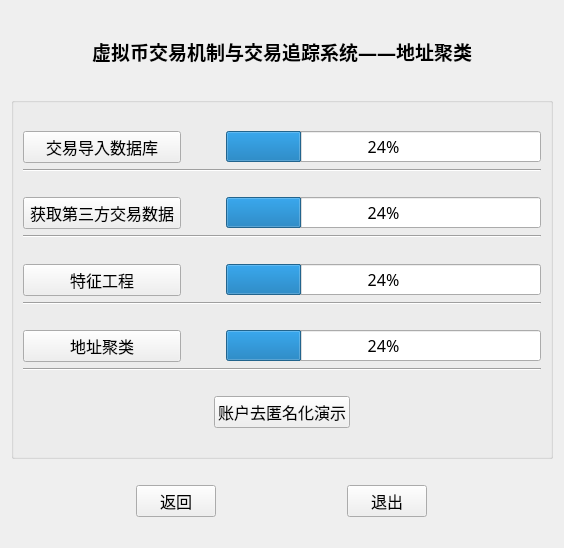
<?xml version="1.0" encoding="UTF-8"?>
<ui version="4.0">
 <class>Form</class>
 <widget class="QWidget" name="Form">
  <property name="geometry">
   <rect>
    <x>0</x>
    <y>0</y>
    <width>564</width>
    <height>548</height>
   </rect>
  </property>
  <property name="font">
   <font>
    <family>Agency FB</family>
    <pointsize>12</pointsize>
   </font>
  </property>
  <property name="windowTitle">
   <string>Form</string>
  </property>
  <layout class="QVBoxLayout" name="verticalLayout_7" stretch="4,18,1,2,1">
   <item>
    <layout class="QHBoxLayout" name="horizontalLayout_6">
     <item>
      <widget class="QLabel" name="label">
       <property name="font">
        <font>
         <family>Agency FB</family>
         <pointsize>14</pointsize>
         <weight>75</weight>
         <bold>true</bold>
        </font>
       </property>
       <property name="text">
        <string>虚拟币交易机制与交易追踪系统——地址聚类</string>
       </property>
       <property name="alignment">
        <set>Qt::AlignCenter</set>
       </property>
      </widget>
     </item>
    </layout>
   </item>
   <item>
    <widget class="QGroupBox" name="groupBox">
     <property name="title">
      <string/>
     </property>
     <layout class="QVBoxLayout" name="verticalLayout_6">
      <item>
       <layout class="QVBoxLayout" name="verticalLayout_5" stretch="0,2,0,2,0,2,0,2,0,1,0">
        <item>
         <spacer name="verticalSpacer_5">
          <property name="orientation">
           <enum>Qt::Vertical</enum>
          </property>
          <property name="sizeHint" stdset="0">
           <size>
            <width>20</width>
            <height>40</height>
           </size>
          </property>
         </spacer>
        </item>
        <item>
         <layout class="QVBoxLayout" name="verticalLayout">
          <item>
           <layout class="QHBoxLayout" name="horizontalLayout" stretch="4,1,8">
            <item>
             <widget class="QPushButton" name="pushButton">
              <property name="text">
               <string>交易导入数据库</string>
              </property>
             </widget>
            </item>
            <item>
             <spacer name="horizontalSpacer">
              <property name="orientation">
               <enum>Qt::Horizontal</enum>
              </property>
              <property name="sizeHint" stdset="0">
               <size>
                <width>40</width>
                <height>20</height>
               </size>
              </property>
             </spacer>
            </item>
            <item>
             <widget class="QProgressBar" name="progressBar">
              <property name="value">
               <number>24</number>
              </property>
             </widget>
            </item>
           </layout>
          </item>
          <item>
           <spacer name="verticalSpacer_6">
            <property name="orientation">
             <enum>Qt::Vertical</enum>
            </property>
            <property name="sizeHint" stdset="0">
             <size>
              <width>20</width>
              <height>40</height>
             </size>
            </property>
           </spacer>
          </item>
          <item>
           <widget class="Line" name="line">
            <property name="orientation">
             <enum>Qt::Horizontal</enum>
            </property>
           </widget>
          </item>
         </layout>
        </item>
        <item>
         <spacer name="verticalSpacer">
          <property name="orientation">
           <enum>Qt::Vertical</enum>
          </property>
          <property name="sizeHint" stdset="0">
           <size>
            <width>20</width>
            <height>40</height>
           </size>
          </property>
         </spacer>
        </item>
        <item>
         <layout class="QVBoxLayout" name="verticalLayout_2" stretch="0,0,0,0">
          <item>
           <layout class="QHBoxLayout" name="horizontalLayout_2" stretch="4,1,8">
            <item>
             <widget class="QPushButton" name="pushButton_2">
              <property name="text">
               <string>获取第三方交易数据</string>
              </property>
             </widget>
            </item>
            <item>
             <spacer name="horizontalSpacer_2">
              <property name="orientation">
               <enum>Qt::Horizontal</enum>
              </property>
              <property name="sizeHint" stdset="0">
               <size>
                <width>40</width>
                <height>20</height>
               </size>
              </property>
             </spacer>
            </item>
            <item>
             <widget class="QProgressBar" name="progressBar_2">
              <property name="value">
               <number>24</number>
              </property>
             </widget>
            </item>
           </layout>
          </item>
          <item>
           <spacer name="verticalSpacer_7">
            <property name="orientation">
             <enum>Qt::Vertical</enum>
            </property>
            <property name="sizeHint" stdset="0">
             <size>
              <width>20</width>
              <height>40</height>
             </size>
            </property>
           </spacer>
          </item>
          <item>
           <widget class="Line" name="line_2">
            <property name="orientation">
             <enum>Qt::Horizontal</enum>
            </property>
           </widget>
          </item>
          <item>
           <spacer name="verticalSpacer_2">
            <property name="orientation">
             <enum>Qt::Vertical</enum>
            </property>
            <property name="sizeHint" stdset="0">
             <size>
              <width>20</width>
              <height>40</height>
             </size>
            </property>
           </spacer>
          </item>
         </layout>
        </item>
        <item>
         <spacer name="verticalSpacer_10">
          <property name="orientation">
           <enum>Qt::Vertical</enum>
          </property>
          <property name="sizeHint" stdset="0">
           <size>
            <width>20</width>
            <height>40</height>
           </size>
          </property>
         </spacer>
        </item>
        <item>
         <layout class="QVBoxLayout" name="verticalLayout_3">
          <item>
           <layout class="QHBoxLayout" name="horizontalLayout_3" stretch="4,1,8">
            <item>
             <widget class="QPushButton" name="pushButton_3">
              <property name="text">
               <string>特征工程</string>
              </property>
             </widget>
            </item>
            <item>
             <spacer name="horizontalSpacer_3">
              <property name="orientation">
               <enum>Qt::Horizontal</enum>
              </property>
              <property name="sizeHint" stdset="0">
               <size>
                <width>40</width>
                <height>20</height>
               </size>
              </property>
             </spacer>
            </item>
            <item>
             <widget class="QProgressBar" name="progressBar_3">
              <property name="value">
               <number>24</number>
              </property>
             </widget>
            </item>
           </layout>
          </item>
          <item>
           <spacer name="verticalSpacer_8">
            <property name="orientation">
             <enum>Qt::Vertical</enum>
            </property>
            <property name="sizeHint" stdset="0">
             <size>
              <width>20</width>
              <height>40</height>
             </size>
            </property>
           </spacer>
          </item>
          <item>
           <widget class="Line" name="line_3">
            <property name="orientation">
             <enum>Qt::Horizontal</enum>
            </property>
           </widget>
          </item>
         </layout>
        </item>
        <item>
         <spacer name="verticalSpacer_3">
          <property name="orientation">
           <enum>Qt::Vertical</enum>
          </property>
          <property name="sizeHint" stdset="0">
           <size>
            <width>20</width>
            <height>40</height>
           </size>
          </property>
         </spacer>
        </item>
        <item>
         <layout class="QVBoxLayout" name="verticalLayout_4">
          <item>
           <layout class="QHBoxLayout" name="horizontalLayout_4" stretch="4,1,8">
            <item>
             <widget class="QPushButton" name="pushButton_4">
              <property name="text">
               <string>地址聚类</string>
              </property>
             </widget>
            </item>
            <item>
             <spacer name="horizontalSpacer_4">
              <property name="orientation">
               <enum>Qt::Horizontal</enum>
              </property>
              <property name="sizeHint" stdset="0">
               <size>
                <width>40</width>
                <height>20</height>
               </size>
              </property>
             </spacer>
            </item>
            <item>
             <widget class="QProgressBar" name="progressBar_4">
              <property name="value">
               <number>24</number>
              </property>
             </widget>
            </item>
           </layout>
          </item>
          <item>
           <spacer name="verticalSpacer_9">
            <property name="orientation">
             <enum>Qt::Vertical</enum>
            </property>
            <property name="sizeHint" stdset="0">
             <size>
              <width>20</width>
              <height>40</height>
             </size>
            </property>
           </spacer>
          </item>
          <item>
           <widget class="Line" name="line_4">
            <property name="orientation">
             <enum>Qt::Horizontal</enum>
            </property>
           </widget>
          </item>
         </layout>
        </item>
        <item>
         <spacer name="verticalSpacer_4">
          <property name="orientation">
           <enum>Qt::Vertical</enum>
          </property>
          <property name="sizeHint" stdset="0">
           <size>
            <width>20</width>
            <height>40</height>
           </size>
          </property>
         </spacer>
        </item>
        <item>
         <layout class="QHBoxLayout" name="horizontalLayout_7">
          <item>
           <widget class="QPushButton" name="pushButton_5">
            <property name="sizePolicy">
             <sizepolicy hsizetype="Fixed" vsizetype="Fixed">
              <horstretch>0</horstretch>
              <verstretch>0</verstretch>
             </sizepolicy>
            </property>
            <property name="text">
             <string>账户去匿名化演示</string>
            </property>
           </widget>
          </item>
         </layout>
        </item>
        <item>
         <spacer name="verticalSpacer_11">
          <property name="orientation">
           <enum>Qt::Vertical</enum>
          </property>
          <property name="sizeHint" stdset="0">
           <size>
            <width>20</width>
            <height>40</height>
           </size>
          </property>
         </spacer>
        </item>
       </layout>
      </item>
     </layout>
    </widget>
   </item>
   <item>
    <spacer name="verticalSpacer_13">
     <property name="orientation">
      <enum>Qt::Vertical</enum>
     </property>
     <property name="sizeHint" stdset="0">
      <size>
       <width>20</width>
       <height>40</height>
      </size>
     </property>
    </spacer>
   </item>
   <item>
    <layout class="QHBoxLayout" name="horizontalLayout_5">
     <item>
      <widget class="QPushButton" name="pushButton_6">
       <property name="sizePolicy">
        <sizepolicy hsizetype="Fixed" vsizetype="Fixed">
         <horstretch>0</horstretch>
         <verstretch>0</verstretch>
        </sizepolicy>
       </property>
       <property name="text">
        <string>返回</string>
       </property>
      </widget>
     </item>
     <item>
      <widget class="QPushButton" name="pushButton_7">
       <property name="sizePolicy">
        <sizepolicy hsizetype="Fixed" vsizetype="Fixed">
         <horstretch>0</horstretch>
         <verstretch>0</verstretch>
        </sizepolicy>
       </property>
       <property name="text">
        <string>退出</string>
       </property>
      </widget>
     </item>
    </layout>
   </item>
   <item>
    <spacer name="verticalSpacer_12">
     <property name="orientation">
      <enum>Qt::Vertical</enum>
     </property>
     <property name="sizeHint" stdset="0">
      <size>
       <width>20</width>
       <height>40</height>
      </size>
     </property>
    </spacer>
   </item>
  </layout>
 </widget>
 <resources/>
 <connections/>
</ui>
